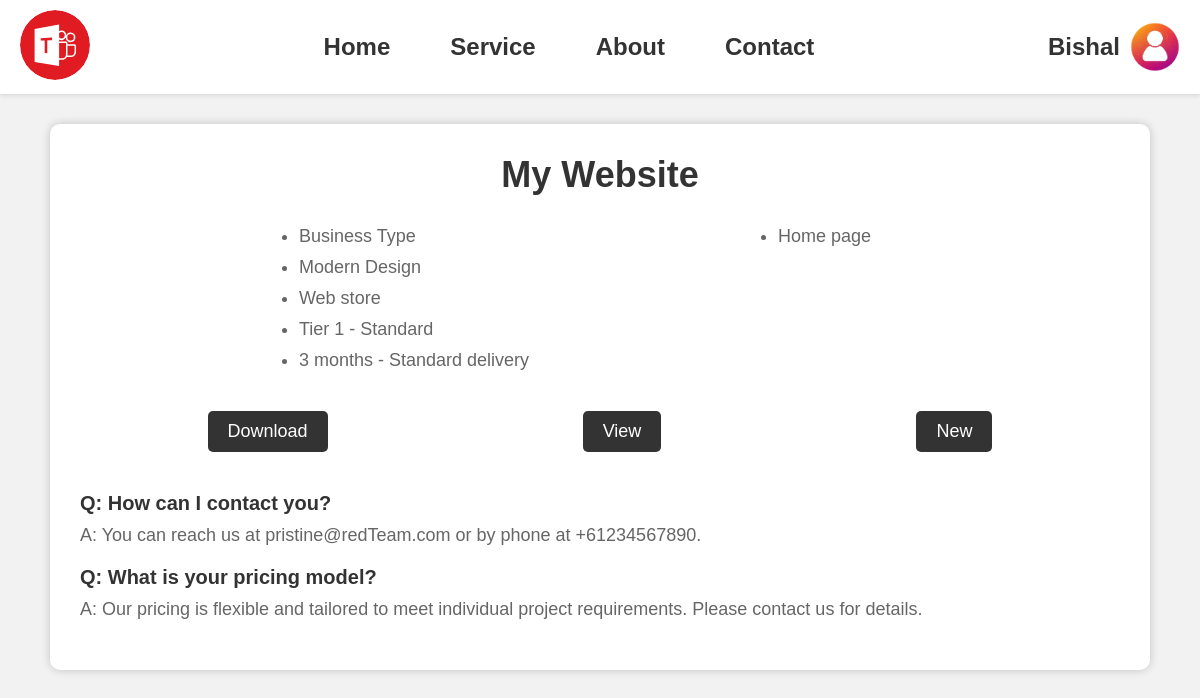
Page /dashboard.php (signed in) on the committed database.
### tables this page shows
CREATE TABLE `customer_data` (
  `invoice_id` int(11) NOT NULL,
  `user_id` int(11) DEFAULT NULL,
  `user_data_json` text DEFAULT NULL,
  `pdf_url` varchar(255) DEFAULT NULL
);

### dashboard/website_card.php (the view, shortened to what this page needs)
<?php
$servername = "localhost";
$username = "root";
$password = "";
$database = "pristine_web_itech_db";
$conn = mysqli_connect($servername, $username, $password, $database);
$userID = $_SESSION['user_id'];
$query = "SELECT * FROM customer_data WHERE user_id = '$userID' ORDER BY invoice_id DESC LIMIT 1";
$result = mysqli_query($conn, $query);
if (mysqli_num_rows($result) > 0) {
    $row = mysqli_fetch_assoc($result);
    $dbResultData = $row['user_data_json'];
    $db_pdf_url = $row['pdf_url'];
    $res = json_decode($dbResultData, true);
    $pages = $res['question2']['answer'];
    $pages = explode(',', $pages);
    echo '
        <div class="card-section">
                <h2>My Website</h2>
                <div class="lists-container">
                    <ul>
                        <li>' . $res['question1']['answer'] . ' Type</li>
                        <li>' . $res['elements'][1]['answer'] . ' Design</li>
                        <li>' . $res['elements'][0]['answer'] . '</li>
                        <li>' . $res['question20']['answer'] . ' </li>
                        <li>' . $res['question22']['answer'] . ' </li>
                    </ul>
                    <ul>';
    foreach ($pages as $page) {
        echo '<li>' . trim($page) . '</li>';
    }
    echo '</ul>
                </div>
                <div class="card-buttons">
                <a href="'.$db_pdf_url.'" download="Website_Details.pdf" class="button">Download</a>
                <button onclick="displayPDF()">View</button>
                <button onclick="showQuestionnaire()">New</button>
                </div>
                <iframe id="pdfFrame" width="100%" height="600px" style="display: none;"></iframe>
                <div class="qa-section">
                    <div class="qa">
                        <div class="question">Q: How can I contact you?</div>
                        <div class="answer">A: You can reach us at pristine@redTeam.com or by phone at +61234567890.</div>
                    </div>
                    <div class="qa">
                        <div class="question">Q: What is your pricing model?</div>
                        <div class="answer">A: Our pricing is flexible and tailored to meet individual project requirements.
                            Please contact us for details.</div>
                    </div>
                </div>
            </div>
        ';
} else {
    echo "<script>console.log('No existing website record found!!!');</script>";
}
?>
<!DOCTYPE html>
<html lang="en">
<head>
</head>
</html>

### css/dashboard_style.css (style rules this page uses)
* { box-sizing: border-box; margin: 0; padding: 0; }
body { font-family: Arial, sans-serif; background-color: #F0F0F0; color: #333; }

### dashboard/website_card.php (style rules this page uses)
body { font-family: Arial, sans-serif; background-color: #f2f2f2; }
.card-section { box-sizing: border-box; max-width: 1100px; margin: 30px auto; background-color: #fff; border-radius: 10px; box-shadow: 0 0 10px rgba(0, 0, 0, 0.2); padding: 30px; }
.card-section h2 { font-size: 36px; font-weight: bold; margin-bottom: 30px; color: #333; text-align: center; }
.lists-container { display: flex; justify-content: space-evenly; margin-bottom: 30px; }
.lists-container ul { list-style: none; margin-right: 30px; }
.lists-container li { margin-bottom: 10px; font-size: 18px; color: #666; list-style-type: disc; }
.card-buttons { display: flex; justify-content: space-evenly; }
.card-buttons a { text-decoration: none; }
button { background-color: #333; color: #fff; border: none; border-radius: 5px; padding: 10px 20px; font-size: 18px; cursor: pointer; transition: background-color 0.3s ease; display: block; margin: 0 auto; margin-bottom: 10px; }
.button { background-color: #333; color: #fff; border: none; border-radius: 5px; padding: 10px 20px; font-size: 18px; cursor: pointer; transition: background-color 0.3s ease; display: block; margin: 0 auto; margin-bottom: 10px; }
.qa-section { margin-top: 30px; }
.qa { margin-bottom: 20px; }
.question { font-size: 20px; font-weight: bold; margin-bottom: 10px; color: #333; }
.answer { font-size: 18px; color: #666; }

### rows in the picture
customer_data: user_data_json "Business", user_data_json "Modern", user_data_json "Web store", user_data_json "Tier 1 - Standard", user_data_json "3 months - Standard delivery", user_data_json "Home page"

### other values in the picture
$_SESSION['first_name'] "Bishal"
